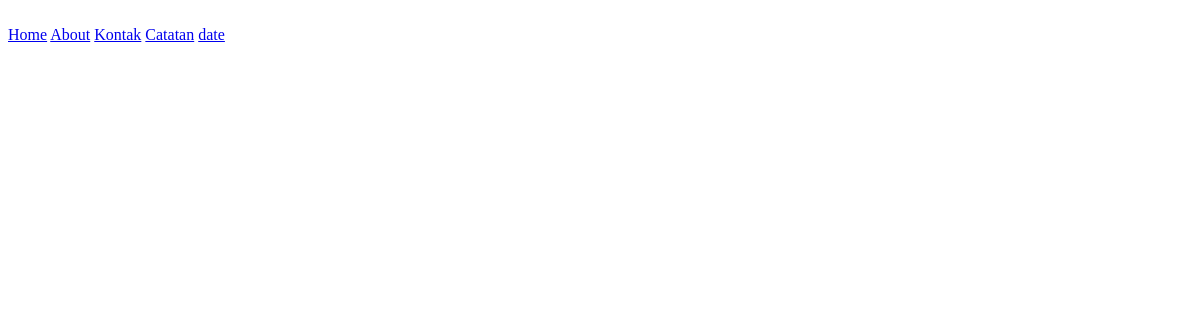
/blog/, run on an earlier commit of the app's database.
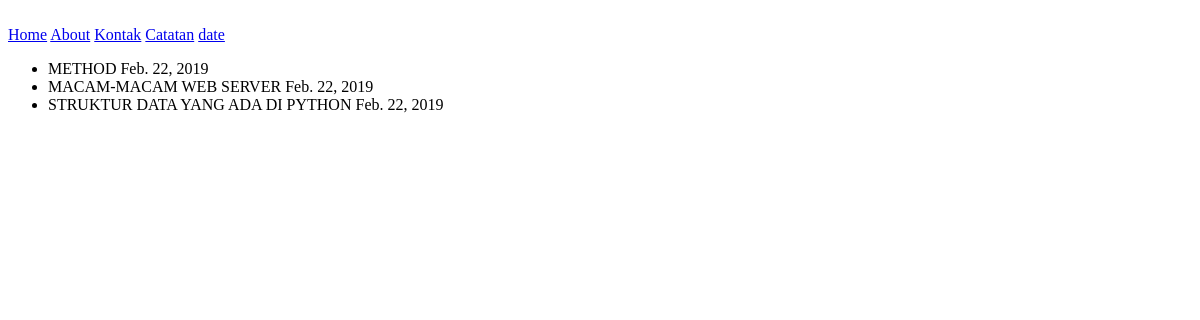
And on a later commit of the database.
### blog/models.py (models this page shows, shortened)
class Artikel(models.Model):
    judul = models.CharField(max_length=50)
    tanggal = models.DateField()
    penulis = models.CharField(max_length=20)
    konten = models.TextField()

### blog/views.py (the view)
# urls.py: url(r'^blog/', views.blog),
def blog(request):
    blogs = Artikel.objects.all()
    return render(request, 'blog.html', {'blogs':blogs})

### templates/blog.html (shortened to what this page needs)
<!DOCTYPE html>
<html lang="en">
<head>
</head>
<body>
    <br>
    {% include "menu.html" %}
    <ul>
        {% for blog in blogs %}
          <li>{{ blog.judul }} {{ blog.tanggal }}</li>
        {% endfor %}
    </ul>
</body>
</html>

### templates/menu.html
<a href="/">Home</a>
<a href="/about">About</a>
<a href="/kontak-abi">Kontak</a>
<a href="/blog">Catatan</a>
<a href="/date">date</a>

What changed in the data, as far as the page shows it:
added Artikel: judul "METHOD", tanggal "Feb. 22, 2019"
added Artikel: judul "MACAM-MACAM WEB SERVER", tanggal "Feb. 22, 2019"
added Artikel: judul "STRUKTUR DATA YANG ADA DI PYTHON", tanggal "Feb. 22, 2019"
